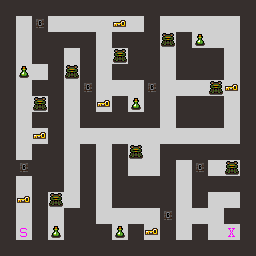

This game map was drawn from its Tiled (.tmx) file and the tilesets committed beside it. A one-line description and the trimmed map source follow:
An orthogonal 16x16 tile map with 16x16 px tiles, 1 tile layer (Tile Layer 1).

<map version="1.0" orientation="orthogonal" width="16" height="16" tilewidth="16" tileheight="16" backgroundcolor="#d0d0d0">
 <tileset firstgid="1" name="tileset" tilewidth="16" tileheight="16">
  <image source="tileset.png" width="256" height="16" />
 </tileset>
 <layer name="Tile Layer 1" width="16" height="16">
  <data>[256 cells, 187 non-empty, 8 distinct tile ids]</data>
 </layer>
</map>